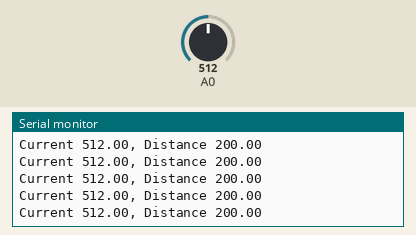
Recording of a sketch running on a simulated Arduino Uno, built with avr-gcc and run on an emulated ATmega328P. On the bench: the last lines printed to the serial monitor. The inputs (shaded band) are chosen by the test bench; at power-on: A0 = 512.

Above: at 1.2 s.
1.3 s: A0 set to 182
At 1.33 s:
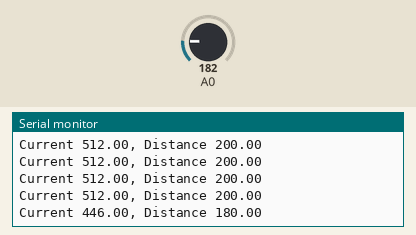
4.3 s: A0 set to 162
At 4.3 s:
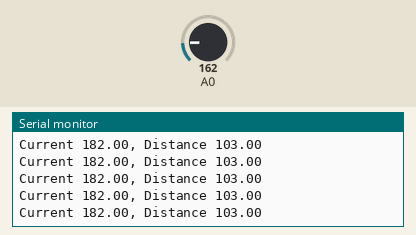
Timing chart, 0 to 7.3 s (numbered marks = the images above; inputs shaded):
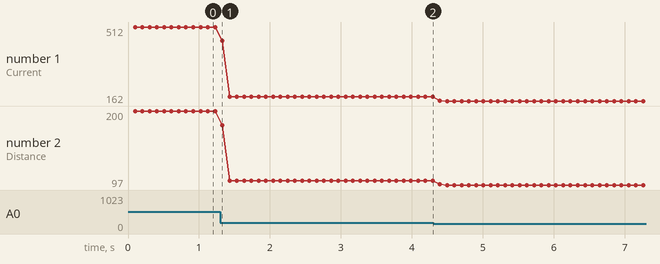

The sketch:

baumer-OADM-13U6475-reading-avg.ino
```cpp
/*--------------------------------------------------------------
  Program:      volt_measure

  Description:  Reads value on analog input A2 and calculates
                the voltage assuming that a voltage divider
                network on the pin divides by 11.

  Hardware:     Arduino Uno with voltage divider on A2.

  Software:     Developed using Arduino 1.0.5 software
                Should be compatible with Arduino 1.0 +

  Date:         22 May 2013

  Author:       W.A. Smith, http://startingelectronics.org
  https://startingelectronics.org/articles/arduino/measuring-voltage-with-arduino/
--------------------------------------------------------------
*/

// number of analog samples to take per reading
#define NUM_SAMPLES 10

int sum = 0;                    // sum of samples taken
unsigned char sample_count = 0; // current sample number
float average = 0.0;
float distance = 0.0;

void setup()
{
    Serial.begin(9600);
}

void loop()
{
    // take a number of analog samples and add them up
    while (sample_count < NUM_SAMPLES) {
        sum += analogRead(A0);
        sample_count++;
        delay(10);
    }
    // calculate the voltage
    // use 5.0 for a 5.0V ADC reference voltage
    // 5.015V is the calibrated reference voltage
    average = (float)sum / (float)NUM_SAMPLES;
    distance = map(average, 0, 1023, 50, 350);

    Serial.print("Current ");
    Serial.print(average);
    Serial.print(", Distance ");
    Serial.println(distance);
    sample_count = 0;
    sum = 0;
}
```

Measured:
- after the input at 1.3 s, the serial monitor: prints a new line at once (image 1)
- plotted number 1: 512 → 182 after the input at 1.3 s, 182 → 162 after the input at 4.3 s
- plotted number 2: 200 → 103 after the input at 1.3 s, 103 → 97 after the input at 4.3 s
